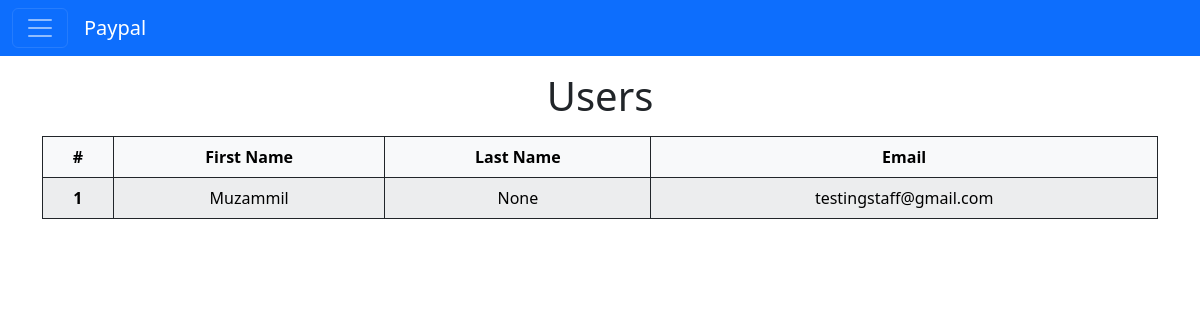
/register/users/ (signed in), run on an earlier commit of the app's database.
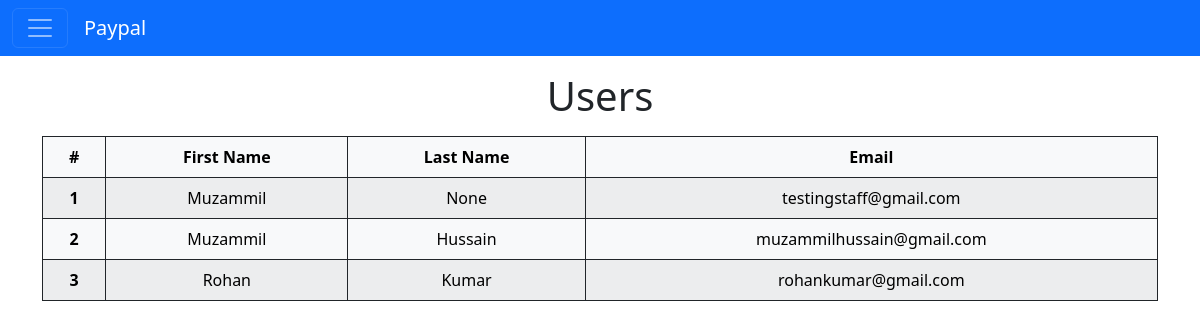
And on a later commit of the database.
### register/models.py (models this page shows, shortened)
class Principal(AbstractBaseUser):
    email = models.EmailField(
        verbose_name="email address",
        max_length=255,
        unique=True,
    )
    first_name = models.CharField(max_length=255, blank=True, unique=False)
    last_name = models.CharField(max_length=200, blank=True, null=True)
    is_active = models.BooleanField(default=True)
    is_admin = models.BooleanField(default=False)
    created_at = models.DateTimeField(auto_now_add=True)
    updated_at = models.DateTimeField(auto_now=True)
    objects = PrincipalUserManager()
    USERNAME_FIELD = "email"
    REQUIRED_FIELDS = ["first_name"]
    @property
    def is_staff(self):
        return self.is_admin

### register/views.py (the view, shortened to what this page needs)
# urls.py: path("users/", get_all_user, name="users")
@login_required
def get_all_user(request):
    user = request.user
    if user.is_staff:
        template_name = 'transactions.html'
        nav_items = [
            {'label': 'Home', 'url': '/register/home/'},
            {'label': 'Users', 'url': '/register/users/'},
            {'label': 'Add User', 'url': '/register/add-users/'},
            {'label': 'Logout', 'url': '/register/logout/'}
        ]
    users = Principal.objects.filter(is_admin=False)
    return render(request, "auth/users.html", {'users': users, 'nav_items': nav_items})

### templates/auth/users.html
{% extends "base.html" %}
{% block content %}
    <h1 class="text-center mb-3 font-weight-bold">Users</h1>
    <table class="table text-center table-light table-hover table-bordered border-dark table-striped mb-5">
        <thead>
        <tr>
            <th scope="col">#</th>
            <th scope="col">First Name</th>
            <th scope="col">Last Name</th>
            <th scope="col">Email</th>
        </tr>
        </thead>
        <tbody>
        {% for user in users %}
            <tr>
                <th scope="row">{{ forloop.counter }}</th>
                <td>{{ user.first_name}}</td>
                <td>{{user.last_name}}</td>
                <td>{{ user.email}}</td>
            </tr>
        {% endfor %}
        </tbody>
    </table>
{% endblock %}

### templates/base.html (shortened to what this page needs)
<!DOCTYPE html>
<html lang="en">
<head>
    <link href="https://cdn.jsdelivr.net/npm/bootstrap@5.3.3/dist/css/bootstrap.min.css" rel="stylesheet">
</head>
<body>
<nav class="navbar navbar-dark bg-primary mb-3 sticky-top">
    <div class="container-fluid d-flex justify-content-lg-start align-content-center">
        <button class="navbar-toggler" type="button" data-bs-toggle="offcanvas" data-bs-target="#offcanvasNavbar" aria-controls="offcanvasNavbar">
            <span class="navbar-toggler-icon"></span>
        </button>
        <a class="navbar-brand ms-3 text-center" href="#">Paypal</a>
    </div>
</nav>
<div class="container">
    {% block content %}
    {% endblock %}
</div>
</body>
</html>

What changed in the data, as far as the page shows it:
added Principal: first_name "Muzammil", last_name "Hussain", email "muzammilhussain@gmail.com"
added Principal: first_name "Rohan", last_name "Kumar", email "rohankumar@gmail.com"
